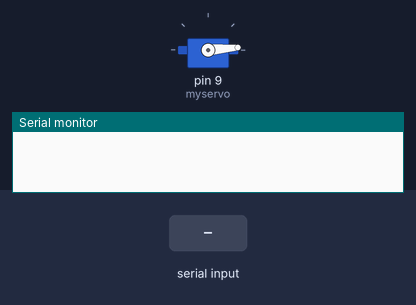
Bench run of a sketch on a simulated Arduino Uno, built with avr-gcc and run on an emulated ATmega328P. On the bench: servo, the last lines printed to the serial monitor. The inputs (shaded band) are chosen by the test bench.

Above: at 1.2 s.
1.3 s: "o" received over the second serial link
At 2.0 s:
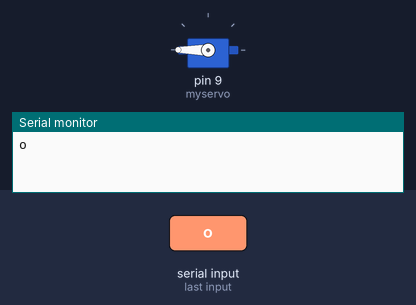
2.8 s: "l" received over the second serial link
At 3.1 s:
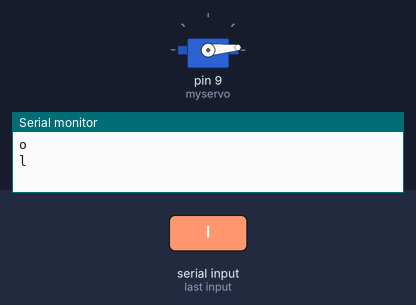
Timing chart, 0 to 5.8 s (numbered marks = the images above; inputs shaded):
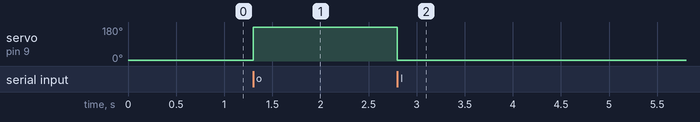

The sketch:

clock.ino
```cpp
#include <SoftwareSerial.h> // TX RX software library for bluetooth

#include <Servo.h> // servo library
Servo myservo; // servo name

int bluetoothTx = 10; // bluetooth tx to 10 pin
int bluetoothRx = 11; // bluetooth rx to 11 pin

SoftwareSerial bluetooth(bluetoothTx, bluetoothRx);

void setup()
{
  myservo.attach(9); // attach servo signal wire to pin 9
  //Setup usb serial connection to computer
  Serial.begin(9600);

  //Setup Bluetooth serial connection to android
  bluetooth.begin(9600);
  myservo.write(5);

}

void loop()
{

  if(bluetooth.available() ) // receive number from bluetooth
  {
    char servopos = bluetooth.read(); // save the received number to servopos
    Serial.println(servopos); // serial print servopos current number received from bluetooth
  //Read from bluetooth and write to usb serial

   if(servopos == 'o'){
    myservo.write(180); // roate the servo the angle received from the android app
   }
   else if(servopos == 'l'){
    myservo.write(5); // roate the servo the angle received from the android app
   }

   }


}
```

Measured:
- after the input at 1.3 s, servo on pin 9 (myservo): 5° → 180° at once
- after the input at 2.8 s, servo on pin 9 (myservo): 180° → 5° at once
